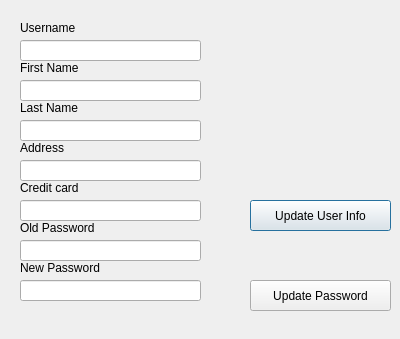
<?xml version="1.0" encoding="UTF-8"?>
<ui version="4.0">
 <class>Dialog</class>
 <widget class="QDialog" name="Dialog">
  <property name="geometry">
   <rect>
    <x>0</x>
    <y>0</y>
    <width>400</width>
    <height>339</height>
   </rect>
  </property>
  <property name="windowTitle">
   <string>Dialog</string>
  </property>
  <widget class="QLineEdit" name="userNameLine">
   <property name="geometry">
    <rect>
     <x>20</x>
     <y>40</y>
     <width>181</width>
     <height>21</height>
    </rect>
   </property>
  </widget>
  <widget class="QLineEdit" name="creditCardLine">
   <property name="geometry">
    <rect>
     <x>20</x>
     <y>200</y>
     <width>181</width>
     <height>21</height>
    </rect>
   </property>
  </widget>
  <widget class="QLineEdit" name="oldPasswordLine">
   <property name="geometry">
    <rect>
     <x>20</x>
     <y>240</y>
     <width>181</width>
     <height>21</height>
    </rect>
   </property>
  </widget>
  <widget class="QLabel" name="label">
   <property name="geometry">
    <rect>
     <x>20</x>
     <y>20</y>
     <width>71</width>
     <height>16</height>
    </rect>
   </property>
   <property name="text">
    <string>Username</string>
   </property>
  </widget>
  <widget class="QLabel" name="label_2">
   <property name="geometry">
    <rect>
     <x>20</x>
     <y>220</y>
     <width>91</width>
     <height>16</height>
    </rect>
   </property>
   <property name="text">
    <string>Old Password</string>
   </property>
  </widget>
  <widget class="QLabel" name="label_3">
   <property name="geometry">
    <rect>
     <x>20</x>
     <y>260</y>
     <width>91</width>
     <height>16</height>
    </rect>
   </property>
   <property name="text">
    <string>New Password</string>
   </property>
  </widget>
  <widget class="QLabel" name="label_4">
   <property name="geometry">
    <rect>
     <x>20</x>
     <y>180</y>
     <width>101</width>
     <height>16</height>
    </rect>
   </property>
   <property name="text">
    <string>Credit card</string>
   </property>
  </widget>
  <widget class="QLineEdit" name="newPasswordLine">
   <property name="geometry">
    <rect>
     <x>20</x>
     <y>280</y>
     <width>181</width>
     <height>21</height>
    </rect>
   </property>
  </widget>
  <widget class="QPushButton" name="updateInfoButton">
   <property name="geometry">
    <rect>
     <x>250</x>
     <y>200</y>
     <width>141</width>
     <height>31</height>
    </rect>
   </property>
   <property name="text">
    <string>Update User Info</string>
   </property>
  </widget>
  <widget class="QPushButton" name="updatePasswordButton">
   <property name="geometry">
    <rect>
     <x>250</x>
     <y>280</y>
     <width>141</width>
     <height>31</height>
    </rect>
   </property>
   <property name="text">
    <string>Update Password</string>
   </property>
  </widget>
  <widget class="QLabel" name="label_5">
   <property name="geometry">
    <rect>
     <x>20</x>
     <y>60</y>
     <width>71</width>
     <height>16</height>
    </rect>
   </property>
   <property name="text">
    <string>First Name</string>
   </property>
  </widget>
  <widget class="QLineEdit" name="firstNameLine">
   <property name="geometry">
    <rect>
     <x>20</x>
     <y>80</y>
     <width>181</width>
     <height>21</height>
    </rect>
   </property>
  </widget>
  <widget class="QLabel" name="label_6">
   <property name="geometry">
    <rect>
     <x>20</x>
     <y>100</y>
     <width>71</width>
     <height>16</height>
    </rect>
   </property>
   <property name="text">
    <string>Last Name</string>
   </property>
  </widget>
  <widget class="QLineEdit" name="lastNameLine">
   <property name="geometry">
    <rect>
     <x>20</x>
     <y>120</y>
     <width>181</width>
     <height>21</height>
    </rect>
   </property>
  </widget>
  <widget class="QLabel" name="label_7">
   <property name="geometry">
    <rect>
     <x>20</x>
     <y>140</y>
     <width>71</width>
     <height>16</height>
    </rect>
   </property>
   <property name="text">
    <string>Address</string>
   </property>
  </widget>
  <widget class="QLineEdit" name="addressLine">
   <property name="geometry">
    <rect>
     <x>20</x>
     <y>160</y>
     <width>181</width>
     <height>21</height>
    </rect>
   </property>
  </widget>
 </widget>
 <resources/>
 <connections/>
</ui>
